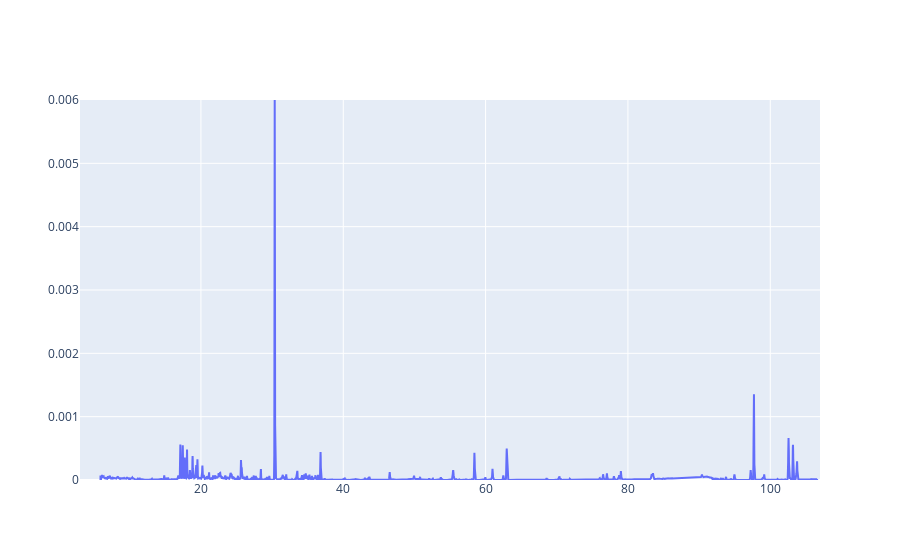

Notebook cell for this chart:
### Code cell
# Extracting the relevant data
a=eve_data['irradiance'][0]
# index=np.arange(1000)
# index=[100,200]

# Creating a figure using Plotly Graph Objects
# fig = go.Figure(data=go.Scatter(x=wavelength_list_full[index],y=a[index], mode='lines'))
fig = go.Figure(data=go.Scatter(x=wavelength_list_full[:],y=a[:], mode='lines'))

fig.update_yaxes(#title_text="Stddev (nm)",
              range=[0, 0.006],
                )

### Figure 1 — Plotly figure (JSON) as saved in the notebook; plotly's stock layout.template omitted (floating-point values rounded to 4 significant figures; data arrays with more than 128 entries replaced by an {"elided": "..."} marker saying what was removed)
{"data": [{"mode": "lines", "type": "scatter", "x": {"elided": "5200 float values"}, "y": {"elided": "5200 float values"}}], "layout": {"autosize": true, "xaxis": {"autorange": true, "range": [3.01, 107.0], "type": "linear"}, "yaxis": {"range": [0, 0.006], "type": "linear"}}}
